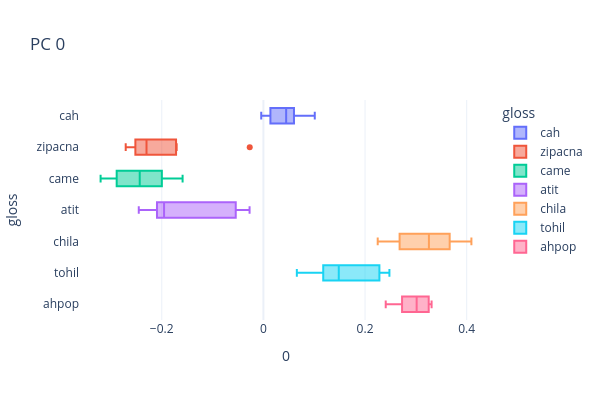
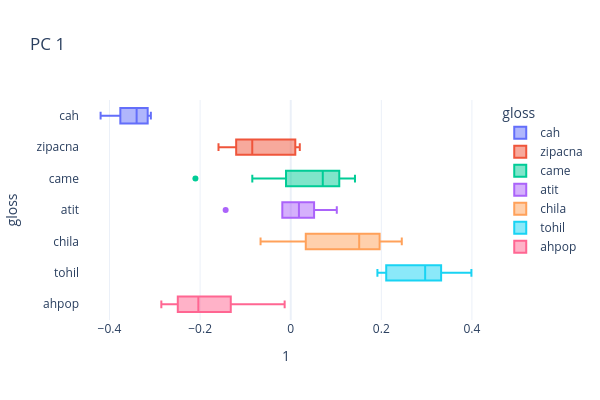
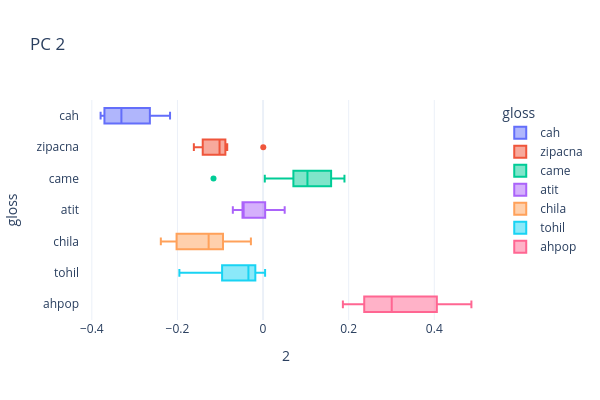
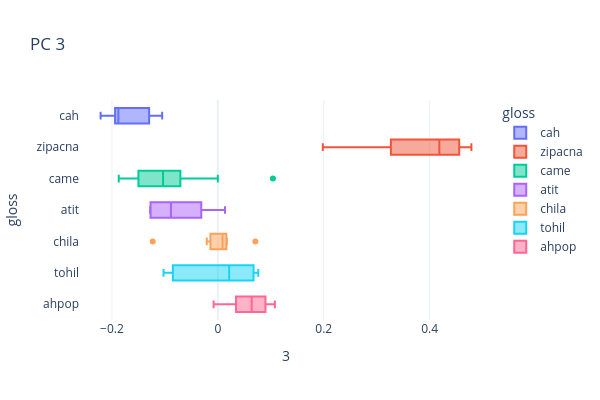

The notebook cell saved with these charts, in order:
### Code cell
def comp_box(comp_id):
    px.box(X0,
           x=comp_id,
           y='gloss',
           color='gloss',
           template=px_template,
           height=400, width=600,
           title=f'PC {comp_id}').show()

for i in range(model.n_pca_comps):
    comp_box(i)

### Figure 1 — Plotly figure (JSON) as saved in the notebook; plotly's stock layout.template omitted (floating-point values rounded to 4 significant figures)
{"data": [{"alignmentgroup": "True", "hovertemplate": "gloss=%{y}<br>0=%{x}<extra></extra>", "legendgroup": "cah", "marker": {"color": "#636efa"}, "name": "cah", "notched": false, "offsetgroup": "cah", "orientation": "h", "showlegend": true, "type": "box", "x": [0.1011, 0.04112, -0.004271, 0.0484, 0.01378, 0.06015], "x0": " ", "xaxis": "x", "y": ["cah", "cah", "cah", "cah", "cah", "cah"], "y0": " ", "yaxis": "y"}, {"alignmentgroup": "True", "hovertemplate": "gloss=%{y}<br>0=%{x}<extra></extra>", "legendgroup": "zipacna", "marker": {"color": "#EF553B"}, "name": "zipacna", "notched": false, "offsetgroup": "zipacna", "orientation": "h", "showlegend": true, "type": "box", "x": [-0.02693, -0.1754, -0.23, -0.2709, -0.2542, -0.2451, -0.1707], "x0": " ", "xaxis": "x", "y": ["zipacna", "zipacna", "zipacna", "zipacna", "zipacna", "zipacna", "zipacna"], "y0": " ", "yaxis": "y"}, {"alignmentgroup": "True", "hovertemplate": "gloss=%{y}<br>0=%{x}<extra></extra>", "legendgroup": "came", "marker": {"color": "#00cc96"}, "name": "came", "notched": false, "offsetgroup": "came", "orientation": "h", "showlegend": true, "type": "box", "x": [-0.159, -0.2433, -0.2891, -0.2122, -0.2011, -0.1924, -0.2495, -0.3081, -0.2615, -0.2263, -0.3203, -0.2885, -0.1597, -0.2914, -0.2474, -0.1959, -0.2033], "x0": " ", "xaxis": "x", "y": ["came", "came", "came", "came", "came", "came", "came", "came", "came", "came", "came", "came", "came", "came", "came", "came", "came"], "y0": " ", "yaxis": "y"}, {"alignmentgroup": "True", "hovertemplate": "gloss=%{y}<br>0=%{x}<extra></extra>", "legendgroup": "atit", "marker": {"color": "#ab63fa"}, "name": "atit", "notched": false, "offsetgroup": "atit", "orientation": "h", "showlegend": true, "type": "box", "x": [-0.2452, -0.2094, -0.1931, -0.1978, -0.05444, -0.02722], "x0": " ", "xaxis": "x", "y": ["atit", "atit", "atit", "atit", "atit", "atit"], "y0": " ", "yaxis": "y"}, {"alignmentgroup": "True", "hovertemplate": "gloss=%{y}<br>0=%{x}<extra></extra>", "legendgroup": "chila", "marker": {"color": "#FFA15A"}, "name": "chila", "notched": false, "offsetgroup": "chila", "orientation": "h", "showlegend": true, "type": "box", "x": [0.3257, 0.3589, 0.2837, 0.3691, 0.2627, 0.4092, 0.2249], "x0": " ", "xaxis": "x", "y": ["chila", "chila", "chila", "chila", "chila", "chila", "chila"], "y0": " ", "yaxis": "y"}, {"alignmentgroup": "True", "hovertemplate": "gloss=%{y}<br>0=%{x}<extra></extra>", "legendgroup": "tohil", "marker": {"color": "#19d3f3"}, "name": "tohil", "notched": false, "offsetgroup": "tohil", "orientation": "h", "showlegend": true, "type": "box", "x": [0.1305, 0.1092, 0.1993, 0.2479, 0.1205, 0.06578, 0.1483, 0.2376, 0.2251], "x0": " ", "xaxis": "x", "y": ["tohil", "tohil", "tohil", "tohil", "tohil", "tohil", "tohil", "tohil", "tohil"], "y0": " ", "yaxis": "y"}, {"alignmentgroup": "True", "hovertemplate": "gloss=%{y}<br>0=%{x}<extra></extra>", "legendgroup": "ahpop", "marker": {"color": "#FF6692"}, "name": "ahpop", "notched": false, "offsetgroup": "ahpop", "orientation": "h", "showlegend": true, "type": "box", "x": [0.3294, 0.3211, 0.2921, 0.2573, 0.2407, 0.2883, 0.3309, 0.3109], "x0": " ", "xaxis": "x", "y": ["ahpop", "ahpop", "ahpop", "ahpop", "ahpop", "ahpop", "ahpop", "ahpop"], "y0": " ", "yaxis": "y"}], "layout": {"boxmode": "overlay", "height": 400, "legend": {"title": {"text": "gloss"}, "tracegroupgap": 0}, "title": {"text": "PC 0"}, "width": 600, "xaxis": {"anchor": "y", "domain": [0, 1], "title": {"text": "0"}}, "yaxis": {"anchor": "x", "categoryarray": ["ahpop", "tohil", "chila", "atit", "came", "zipacna", "cah"], "categoryorder": "array", "domain": [0, 1], "title": {"text": "gloss"}}}}

### Figure 2 — Plotly figure (JSON) as saved in the notebook; plotly's stock layout.template omitted (floating-point values rounded to 4 significant figures)
{"data": [{"alignmentgroup": "True", "hovertemplate": "gloss=%{y}<br>1=%{x}<extra></extra>", "legendgroup": "cah", "marker": {"color": "#636efa"}, "name": "cah", "notched": false, "offsetgroup": "cah", "orientation": "h", "showlegend": true, "type": "box", "x": [-0.4196, -0.3157, -0.3283, -0.3761, -0.3087, -0.352], "x0": " ", "xaxis": "x", "y": ["cah", "cah", "cah", "cah", "cah", "cah"], "y0": " ", "yaxis": "y"}, {"alignmentgroup": "True", "hovertemplate": "gloss=%{y}<br>1=%{x}<extra></extra>", "legendgroup": "zipacna", "marker": {"color": "#EF553B"}, "name": "zipacna", "notched": false, "offsetgroup": "zipacna", "orientation": "h", "showlegend": true, "type": "box", "x": [-0.1275, -0.1594, 0.00801, -0.099, 0.01083, 0.02003, -0.0849], "x0": " ", "xaxis": "x", "y": ["zipacna", "zipacna", "zipacna", "zipacna", "zipacna", "zipacna", "zipacna"], "y0": " ", "yaxis": "y"}, {"alignmentgroup": "True", "hovertemplate": "gloss=%{y}<br>1=%{x}<extra></extra>", "legendgroup": "came", "marker": {"color": "#00cc96"}, "name": "came", "notched": false, "offsetgroup": "came", "orientation": "h", "showlegend": true, "type": "box", "x": [-0.2104, -0.07083, 0.0008944, 0.01407, -0.0848, -0.0441, 0.08699, 0.07846, 0.08624, 0.05244, 0.1296, 0.1284, 0.1418, 0.01426, 0.1231, 0.1019, 0.07075], "x0": " ", "xaxis": "x", "y": ["came", "came", "came", "came", "came", "came", "came", "came", "came", "came", "came", "came", "came", "came", "came", "came", "came"], "y0": " ", "yaxis": "y"}, {"alignmentgroup": "True", "hovertemplate": "gloss=%{y}<br>1=%{x}<extra></extra>", "legendgroup": "atit", "marker": {"color": "#ab63fa"}, "name": "atit", "notched": false, "offsetgroup": "atit", "orientation": "h", "showlegend": true, "type": "box", "x": [-0.01855, -0.0002914, 0.1017, 0.03658, 0.05157, -0.1436], "x0": " ", "xaxis": "x", "y": ["atit", "atit", "atit", "atit", "atit", "atit"], "y0": " ", "yaxis": "y"}, {"alignmentgroup": "True", "hovertemplate": "gloss=%{y}<br>1=%{x}<extra></extra>", "legendgroup": "chila", "marker": {"color": "#FFA15A"}, "name": "chila", "notched": false, "offsetgroup": "chila", "orientation": "h", "showlegend": true, "type": "box", "x": [-0.06657, 0.02668, 0.1511, 0.2451, 0.1981, 0.1909, 0.05285], "x0": " ", "xaxis": "x", "y": ["chila", "chila", "chila", "chila", "chila", "chila", "chila"], "y0": " ", "yaxis": "y"}, {"alignmentgroup": "True", "hovertemplate": "gloss=%{y}<br>1=%{x}<extra></extra>", "legendgroup": "tohil", "marker": {"color": "#19d3f3"}, "name": "tohil", "notched": false, "offsetgroup": "tohil", "orientation": "h", "showlegend": true, "type": "box", "x": [0.2967, 0.3988, 0.2044, 0.3459, 0.3213, 0.3273, 0.259, 0.2129, 0.1913], "x0": " ", "xaxis": "x", "y": ["tohil", "tohil", "tohil", "tohil", "tohil", "tohil", "tohil", "tohil", "tohil"], "y0": " ", "yaxis": "y"}, {"alignmentgroup": "True", "hovertemplate": "gloss=%{y}<br>1=%{x}<extra></extra>", "legendgroup": "ahpop", "marker": {"color": "#FF6692"}, "name": "ahpop", "notched": false, "offsetgroup": "ahpop", "orientation": "h", "showlegend": true, "type": "box", "x": [-0.01338, -0.1577, -0.2249, -0.1069, -0.2596, -0.1829, -0.2389, -0.2856], "x0": " ", "xaxis": "x", "y": ["ahpop", "ahpop", "ahpop", "ahpop", "ahpop", "ahpop", "ahpop", "ahpop"], "y0": " ", "yaxis": "y"}], "layout": {"boxmode": "overlay", "height": 400, "legend": {"title": {"text": "gloss"}, "tracegroupgap": 0}, "title": {"text": "PC 1"}, "width": 600, "xaxis": {"anchor": "y", "domain": [0, 1], "title": {"text": "1"}}, "yaxis": {"anchor": "x", "categoryarray": ["ahpop", "tohil", "chila", "atit", "came", "zipacna", "cah"], "categoryorder": "array", "domain": [0, 1], "title": {"text": "gloss"}}}}

### Figure 3 — Plotly figure (JSON) as saved in the notebook; plotly's stock layout.template omitted (floating-point values rounded to 4 significant figures)
{"data": [{"alignmentgroup": "True", "hovertemplate": "gloss=%{y}<br>2=%{x}<extra></extra>", "legendgroup": "cah", "marker": {"color": "#636efa"}, "name": "cah", "notched": false, "offsetgroup": "cah", "orientation": "h", "showlegend": true, "type": "box", "x": [-0.2173, -0.3114, -0.3705, -0.3795, -0.2644, -0.3503], "x0": " ", "xaxis": "x", "y": ["cah", "cah", "cah", "cah", "cah", "cah"], "y0": " ", "yaxis": "y"}, {"alignmentgroup": "True", "hovertemplate": "gloss=%{y}<br>2=%{x}<extra></extra>", "legendgroup": "zipacna", "marker": {"color": "#EF553B"}, "name": "zipacna", "notched": false, "offsetgroup": "zipacna", "orientation": "h", "showlegend": true, "type": "box", "x": [-0.15, -0.1017, 0.0005225, -0.1137, -0.101, -0.0837, -0.1616], "x0": " ", "xaxis": "x", "y": ["zipacna", "zipacna", "zipacna", "zipacna", "zipacna", "zipacna", "zipacna"], "y0": " ", "yaxis": "y"}, {"alignmentgroup": "True", "hovertemplate": "gloss=%{y}<br>2=%{x}<extra></extra>", "legendgroup": "came", "marker": {"color": "#00cc96"}, "name": "came", "notched": false, "offsetgroup": "came", "orientation": "h", "showlegend": true, "type": "box", "x": [-0.1157, 0.1793, 0.1779, 0.1569, 0.1016, 0.06082, 0.004055, 0.1651, 0.1037, 0.0894, 0.116, 0.08944, 0.07417, 0.1128, 0.05993, 0.1314, 0.1901], "x0": " ", "xaxis": "x", "y": ["came", "came", "came", "came", "came", "came", "came", "came", "came", "came", "came", "came", "came", "came", "came", "came", "came"], "y0": " ", "yaxis": "y"}, {"alignmentgroup": "True", "hovertemplate": "gloss=%{y}<br>2=%{x}<extra></extra>", "legendgroup": "atit", "marker": {"color": "#ab63fa"}, "name": "atit", "notched": false, "offsetgroup": "atit", "orientation": "h", "showlegend": true, "type": "box", "x": [0.004902, -0.04803, -0.04627, -0.04445, -0.07062, 0.0505], "x0": " ", "xaxis": "x", "y": ["atit", "atit", "atit", "atit", "atit", "atit"], "y0": " ", "yaxis": "y"}, {"alignmentgroup": "True", "hovertemplate": "gloss=%{y}<br>2=%{x}<extra></extra>", "legendgroup": "chila", "marker": {"color": "#FFA15A"}, "name": "chila", "notched": false, "offsetgroup": "chila", "orientation": "h", "showlegend": true, "type": "box", "x": [-0.09249, -0.2388, -0.09685, -0.1629, -0.2151, -0.1271, -0.0284], "x0": " ", "xaxis": "x", "y": ["chila", "chila", "chila", "chila", "chila", "chila", "chila"], "y0": " ", "yaxis": "y"}, {"alignmentgroup": "True", "hovertemplate": "gloss=%{y}<br>2=%{x}<extra></extra>", "legendgroup": "tohil", "marker": {"color": "#19d3f3"}, "name": "tohil", "notched": false, "offsetgroup": "tohil", "orientation": "h", "showlegend": true, "type": "box", "x": [-0.1955, -0.1189, -0.03421, -0.04927, -0.007092, 0.004761, -0.02173, -0.08794, -0.02544], "x0": " ", "xaxis": "x", "y": ["tohil", "tohil", "tohil", "tohil", "tohil", "tohil", "tohil", "tohil", "tohil"], "y0": " ", "yaxis": "y"}, {"alignmentgroup": "True", "hovertemplate": "gloss=%{y}<br>2=%{x}<extra></extra>", "legendgroup": "ahpop", "marker": {"color": "#FF6692"}, "name": "ahpop", "notched": false, "offsetgroup": "ahpop", "orientation": "h", "showlegend": true, "type": "box", "x": [0.1864, 0.3285, 0.4867, 0.2301, 0.3451, 0.2727, 0.2425, 0.4668], "x0": " ", "xaxis": "x", "y": ["ahpop", "ahpop", "ahpop", "ahpop", "ahpop", "ahpop", "ahpop", "ahpop"], "y0": " ", "yaxis": "y"}], "layout": {"boxmode": "overlay", "height": 400, "legend": {"title": {"text": "gloss"}, "tracegroupgap": 0}, "title": {"text": "PC 2"}, "width": 600, "xaxis": {"anchor": "y", "domain": [0, 1], "title": {"text": "2"}}, "yaxis": {"anchor": "x", "categoryarray": ["ahpop", "tohil", "chila", "atit", "came", "zipacna", "cah"], "categoryorder": "array", "domain": [0, 1], "title": {"text": "gloss"}}}}

### Figure 4 — Plotly figure (JSON) as saved in the notebook; plotly's stock layout.template omitted (floating-point values rounded to 4 significant figures)
{"data": [{"alignmentgroup": "True", "hovertemplate": "gloss=%{y}<br>3=%{x}<extra></extra>", "legendgroup": "cah", "marker": {"color": "#636efa"}, "name": "cah", "notched": false, "offsetgroup": "cah", "orientation": "h", "showlegend": true, "type": "box", "x": [-0.1898, -0.1298, -0.1861, -0.1052, -0.1942, -0.2215], "x0": " ", "xaxis": "x", "y": ["cah", "cah", "cah", "cah", "cah", "cah"], "y0": " ", "yaxis": "y"}, {"alignmentgroup": "True", "hovertemplate": "gloss=%{y}<br>3=%{x}<extra></extra>", "legendgroup": "zipacna", "marker": {"color": "#EF553B"}, "name": "zipacna", "notched": false, "offsetgroup": "zipacna", "orientation": "h", "showlegend": true, "type": "box", "x": [0.1982, 0.4789, 0.3005, 0.4642, 0.4058, 0.4309, 0.4183], "x0": " ", "xaxis": "x", "y": ["zipacna", "zipacna", "zipacna", "zipacna", "zipacna", "zipacna", "zipacna"], "y0": " ", "yaxis": "y"}, {"alignmentgroup": "True", "hovertemplate": "gloss=%{y}<br>3=%{x}<extra></extra>", "legendgroup": "came", "marker": {"color": "#00cc96"}, "name": "came", "notched": false, "offsetgroup": "came", "orientation": "h", "showlegend": true, "type": "box", "x": [0.104, -0.1481, -0.1802, -0.1872, -8.433e-05, -0.0779, -0.06281, -0.156, -0.1087, -0.08944, -0.1056, -0.0735, -0.174, -0.09774, -0.04772, -0.1185, -0.1035], "x0": " ", "xaxis": "x", "y": ["came", "came", "came", "came", "came", "came", "came", "came", "came", "came", "came", "came", "came", "came", "came", "came", "came"], "y0": " ", "yaxis": "y"}, {"alignmentgroup": "True", "hovertemplate": "gloss=%{y}<br>3=%{x}<extra></extra>", "legendgroup": "atit", "marker": {"color": "#ab63fa"}, "name": "atit", "notched": false, "offsetgroup": "atit", "orientation": "h", "showlegend": true, "type": "box", "x": [-0.05847, -0.1271, -0.03135, -0.1187, 0.01349, -0.128], "x0": " ", "xaxis": "x", "y": ["atit", "atit", "atit", "atit", "atit", "atit"], "y0": " ", "yaxis": "y"}, {"alignmentgroup": "True", "hovertemplate": "gloss=%{y}<br>3=%{x}<extra></extra>", "legendgroup": "chila", "marker": {"color": "#FFA15A"}, "name": "chila", "notched": false, "offsetgroup": "chila", "orientation": "h", "showlegend": true, "type": "box", "x": [0.008793, -0.123, 0.006717, 0.07082, 0.01326, 0.01701, -0.02097], "x0": " ", "xaxis": "x", "y": ["chila", "chila", "chila", "chila", "chila", "chila", "chila"], "y0": " ", "yaxis": "y"}, {"alignmentgroup": "True", "hovertemplate": "gloss=%{y}<br>3=%{x}<extra></extra>", "legendgroup": "tohil", "marker": {"color": "#19d3f3"}, "name": "tohil", "notched": false, "offsetgroup": "tohil", "orientation": "h", "showlegend": true, "type": "box", "x": [-0.1026, -0.1006, -0.07979, -0.01973, 0.02131, 0.07218, 0.02576, 0.06586, 0.07627], "x0": " ", "xaxis": "x", "y": ["tohil", "tohil", "tohil", "tohil", "tohil", "tohil", "tohil", "tohil", "tohil"], "y0": " ", "yaxis": "y"}, {"alignmentgroup": "True", "hovertemplate": "gloss=%{y}<br>3=%{x}<extra></extra>", "legendgroup": "ahpop", "marker": {"color": "#FF6692"}, "name": "ahpop", "notched": false, "offsetgroup": "ahpop", "orientation": "h", "showlegend": true, "type": "box", "x": [0.07817, 0.08669, 0.03017, 0.1077, 0.09315, -0.008032, 0.04951, 0.03852], "x0": " ", "xaxis": "x", "y": ["ahpop", "ahpop", "ahpop", "ahpop", "ahpop", "ahpop", "ahpop", "ahpop"], "y0": " ", "yaxis": "y"}], "layout": {"boxmode": "overlay", "height": 400, "legend": {"title": {"text": "gloss"}, "tracegroupgap": 0}, "title": {"text": "PC 3"}, "width": 600, "xaxis": {"anchor": "y", "domain": [0, 1], "title": {"text": "3"}}, "yaxis": {"anchor": "x", "categoryarray": ["ahpop", "tohil", "chila", "atit", "came", "zipacna", "cah"], "categoryorder": "array", "domain": [0, 1], "title": {"text": "gloss"}}}}
